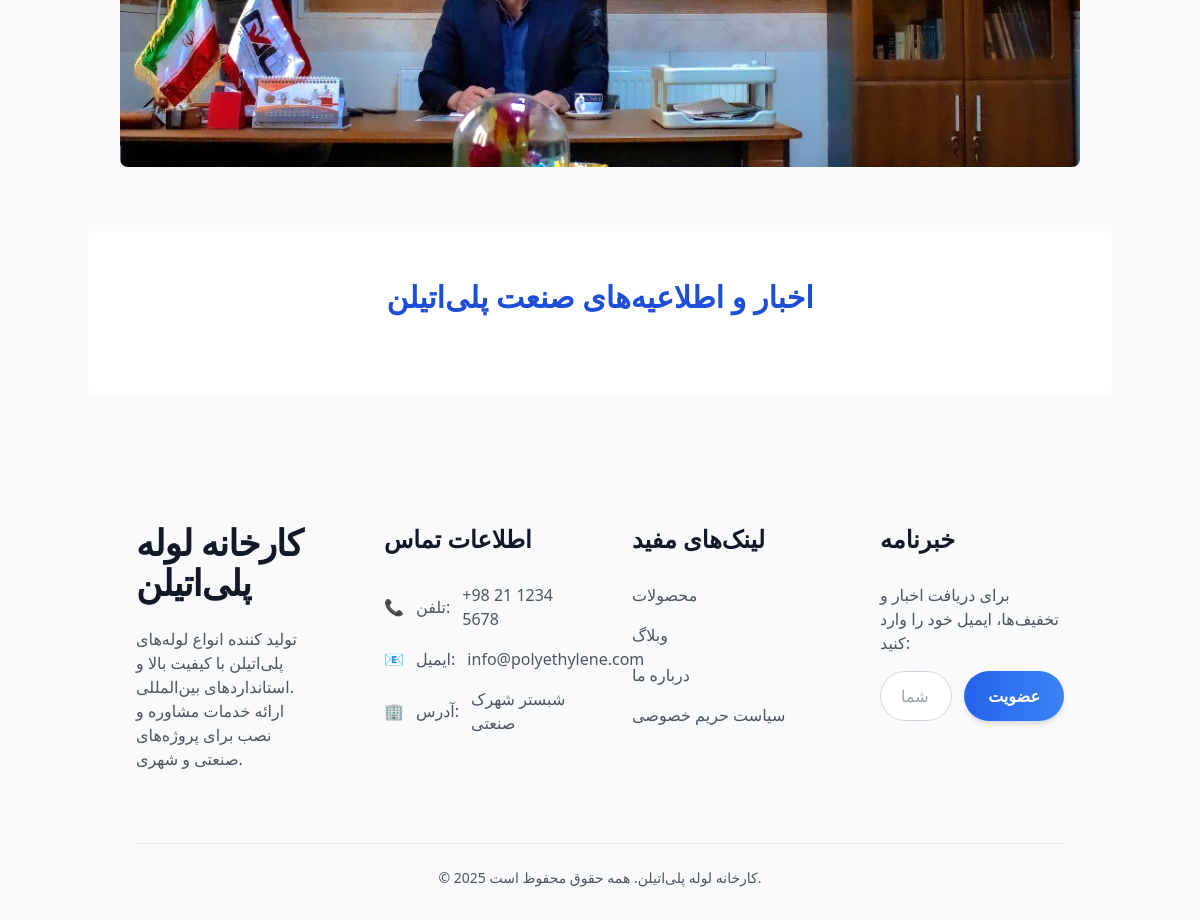
/ (lower part), run on an earlier commit of the app's database.
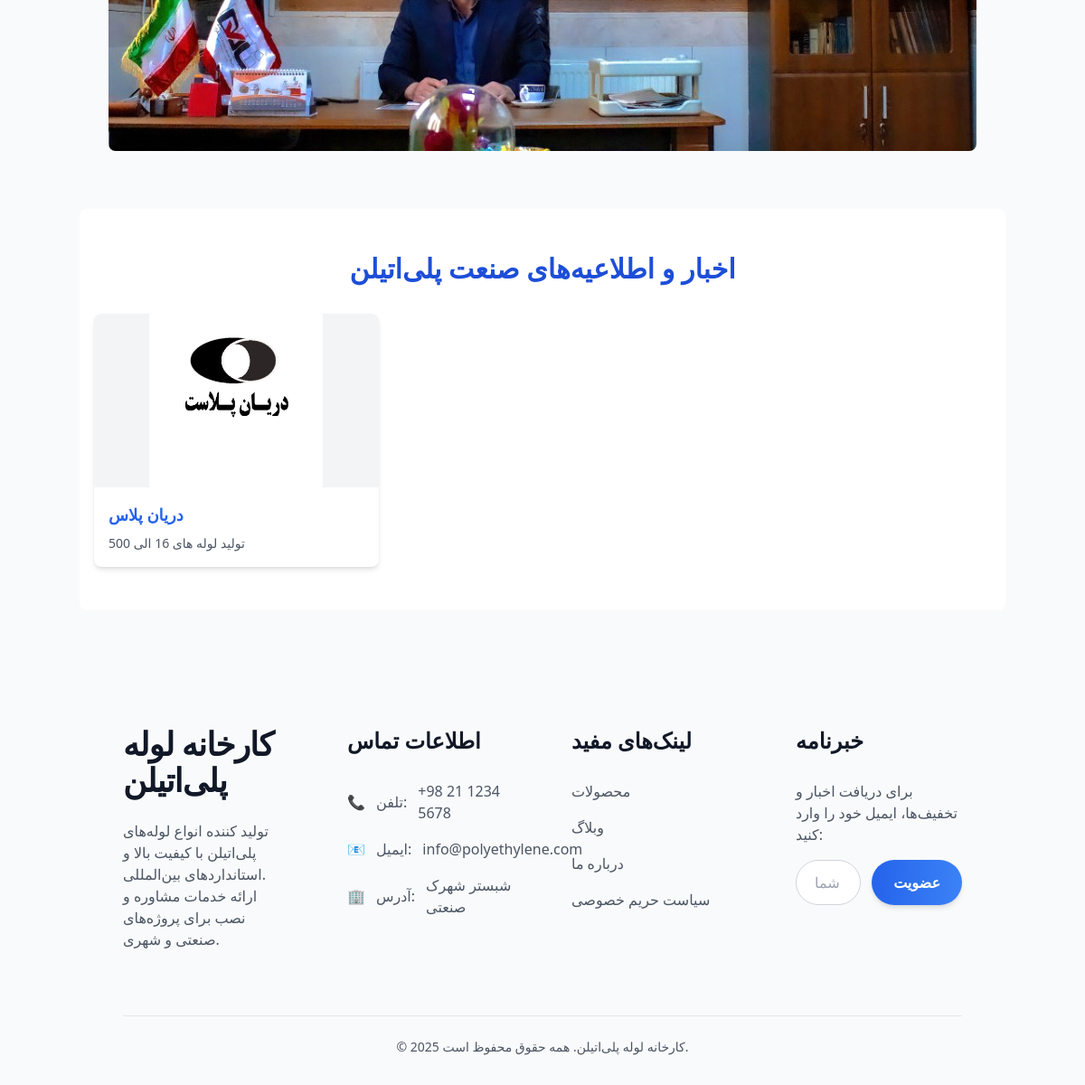
And on a later commit of the database.
### blog/models.py (models this page shows, shortened)
class Post(models.Model):
    title = models.CharField(max_length=200, verbose_name="نام خبر")
    content = models.TextField(verbose_name="توضیحات")
    image = models.ImageField(upload_to="blog/", verbose_name="تصویر خبر")
    created_at = models.DateTimeField(auto_now_add=True)

### home/views.py (the view, shortened to what this page needs)
# urls.py: path('', HomeView.as_view(), name='main'),
class HomeView(View):
    template_name = 'home/home.html'
    def get(self, request):
        products = Product.objects.all()[:10]  # 10 محصول آخر
        posts = Post.objects.all().order_by('-created_at')[:3]  # 3 خبر آخر
        context = {
            'products': products,
            'posts': posts
        }
        return render(request, self.template_name, context)

### home/templates/home/home.html (shortened to what this page needs)
{% extends 'base.html' %}
{% load i18n static humanize widget_tweaks %}
{% block content %}
<body class="bg-white">
</head>
<body>
<div id="gallery" class="relative w-full container mx-auto my-16 px-4 sm:px-6 lg:px-8">
  <div class="relative h-56 md:h-96 overflow-hidden rounded-lg">
    <div class="absolute inset-0 transition-transform duration-700 ease-in-out translate-x-0" data-carousel-item="active">
      <img src="{% static '/images/ad.png' %}" class="w-full h-full object-cover" alt="Gallery Image 1">
    </div>
  </div>
</div>
<section class="container mx-auto my-16 px-4 bg-white dark:bg-gray-800 py-12 rounded-lg">
  <h2 class="text-3xl font-bold mb-8 text-center text-blue-700 dark:text-blue-300 font-vazir">{% trans "اخبار و اطلاعیه‌های صنعت پلی‌اتیلن" %}</h2>
  <div class="flex flex-row overflow-x-auto gap-6 md:grid md:grid-cols-3 md:overflow-visible">
    {% for post in posts %}
    <div class="bg-white dark:bg-gray-800 shadow-md rounded-lg overflow-hidden hover:shadow-xl transition duration-300 min-w-[80%] sm:min-w-[45%] md:min-w-0">
      <img src="{{ post.image.url }}" class="w-full h-48 object-contain bg-gray-100" alt="{{ post.title }}">
      <div class="p-4">
        <h3 class="font-semibold text-lg mb-2 text-blue-600 dark:text-blue-300 font-vazir">{{ post.title }}</h3>
        <p class="text-gray-600 dark:text-gray-300 text-sm font-vazir">{{ post.content|truncatechars:100 }}</p>
      </div>
    </div>
    {% endfor %}
  </div>
</section>
<div class="fixed bottom-8 right-4 z-50">
  <button id="chatBtn"
          class="bg-blue-500 hover:bg-blue-600 text-white px-5 py-3 rounded-full shadow-lg flex items-center space-x-2 transform hover:scale-105 transition-all duration-300 font-vazir">
    <span>{% trans "مشاوره آنلاین" %}</span>
  </button>
</div>
{% endblock %}

### templates/base.html (shortened to what this page needs)
{% load i18n %}
<!DOCTYPE html>
<html lang="{{ LANGUAGE_CODE }}" dir="{% if LANGUAGE_CODE == 'fa' %}rtl{% else %}ltr{% endif %}" class="scroll-smooth">
<head>
  <script src="https://cdn.tailwindcss.com"></script>
</head>
<body class="bg-gray-50 text-gray-800">
  <main class="min-h-[70vh]">
    {% block content %}{% endblock content %}
  </main>
  {% include 'inc/footer.html' %}
</body>
</html>

### templates/inc/header.html (shortened to what this page needs)
{% load i18n %}

### templates/inc/footer.html (shortened to what this page needs)
{% load i18n %}
<footer class="bg-gray-50 dark:bg-gray-900 text-gray-800 dark:text-gray-200 pt-16 pb-8 relative z-50">
  <div class="container mx-auto px-6 sm:px-8 lg:px-12">
    <div class="grid grid-cols-1 md:grid-cols-4 gap-12 md:gap-16">
      <div class="flex flex-col space-y-6">
        <h2 class="text-3xl md:text-4xl font-extrabold text-gray-900 dark:text-white tracking-tight">
          {% trans "کارخانه لوله پلی‌اتیلن" %}
        </h2>
        <p class="text-gray-600 dark:text-gray-300 leading-relaxed text-sm md:text-base max-w-sm">
          {% trans "تولید کننده انواع لوله‌های پلی‌اتیلن با کیفیت بالا و استانداردهای بین‌المللی." %}
          <br>
          {% trans "ارائه خدمات مشاوره و نصب برای پروژه‌های صنعتی و شهری." %}
        </p>
      </div>
      <div class="flex flex-col space-y-4">
        <h3 class="text-xl md:text-2xl font-semibold text-gray-900 dark:text-white mb-3">{% trans "اطلاعات تماس" %}</h3>
        <p class="flex items-center text-gray-600 dark:text-gray-300 text-sm md:text-base gap-3">
          📞 <span>{% trans "تلفن:" %}</span>
          <a href="tel:+982112345678" class="hover:text-blue-500 dark:hover:text-blue-400 transition-all duration-300">+98 21 1234 5678</a>
        </p>
        <p class="flex items-center text-gray-600 dark:text-gray-300 text-sm md:text-base gap-3">
          📧 <span>{% trans "ایمیل:" %}</span>
          <a href="mailto:info@polyethylene.com" class="hover:text-blue-500 dark:hover:text-blue-400 transition-all duration-300">info@polyethylene.com</a>
        </p>
        <p class="flex items-center text-gray-600 dark:text-gray-300 text-sm md:text-base gap-3">
          🏢 <span>{% trans "آدرس:" %}</span> {% trans "شبستر شهرک صنعتی " %}
        </p>
      </div>
      <div class="flex flex-col space-y-4">
        <h3 class="text-xl md:text-2xl font-semibold text-gray-900 dark:text-white mb-3">{% trans "لینک‌های مفید" %}</h3>
        <a href="#" class="text-gray-600 dark:text-gray-300 hover:text-blue-500 dark:hover:text-blue-400 transition-all duration-300 relative group">
          {% trans "محصولات" %}
        </a>
        <a href="#" class="text-gray-600 dark:text-gray-300 hover:text-blue-500 dark:hover:text-blue-400 transition-all duration-300 relative group">
          {% trans "وبلاگ" %}
        </a>
        <a href="#" class="text-gray-600 dark:text-gray-300 hover:text-blue-500 dark:hover:text-blue-400 transition-all duration-300 relative group">
          {% trans "درباره ما" %}
        </a>
        <a href="#" class="text-gray-600 dark:text-gray-300 hover:text-blue-500 dark:hover:text-blue-400 transition-all duration-300 relative group">
          {% trans "سیاست حریم خصوصی" %}
        </a>
      </div>
      <div class="flex flex-col space-y-4">
        <h3 class="text-xl md:text-2xl font-semibold text-gray-900 dark:text-white mb-3">{% trans "خبرنامه" %}</h3>
        <p class="text-gray-600 dark:text-gray-300 text-sm md:text-base">{% trans "برای دریافت اخبار و تخفیف‌ها، ایمیل خود را وارد کنید:" %}</p>
        <form class="flex flex-col sm:flex-row gap-3 mt-3">
          <input
            type="email"
            placeholder="{% trans 'ایمیل شما' %}"
            class="px-5 py-3 rounded-full border border-gray-300 dark:border-gray-600 bg-white dark:bg-gray-800 text-gray-800 dark:text-gray-200 focus:outline-none focus:ring-2 focus:ring-blue-500 dark:focus:ring-blue-400 w-full transition-all duration-300"
          />
          <button
            type="submit"
            class="bg-gradient-to-r from-blue-600 to-blue-500 hover:from-blue-700 hover:to-blue-600 text-white px-6 py-3 rounded-full font-semibold shadow-md transition-all duration-300 hover:shadow-lg transform hover:-translate-y-1 w-full sm:w-auto"
          >
            {% trans "عضویت" %}
          </button>
        </form>
      </div>
    </div>
    <div class="border-t border-gray-200 dark:border-gray-700 mt-12 pt-6 text-center text-gray-600 dark:text-gray-300 text-sm">
      &copy; 2025 {% trans "کارخانه لوله پلی‌اتیلن. همه حقوق محفوظ است." %}
    </div>
  </div>
</footer>

### home/templates/home/home.html (style rules this page uses)
body { font-family: 'Segoe UI', Tahoma, Geneva, Verdana, sans-serif; background-color: #f3f4f6; }

What changed in the data, as far as the page shows it:
added Post: image (picture), title "دریان پلاس", content "تولید لوله های 16 الی 500"
